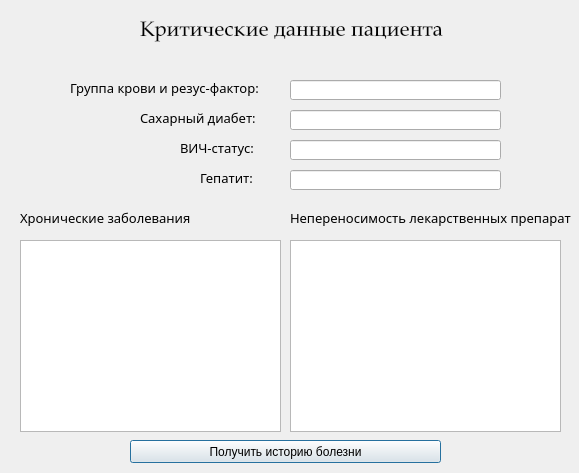
<?xml version="1.0" encoding="UTF-8"?>
<ui version="4.0">
 <class>read_half_data</class>
 <widget class="QDialog" name="read_half_data">
  <property name="geometry">
   <rect>
    <x>0</x>
    <y>0</y>
    <width>579</width>
    <height>473</height>
   </rect>
  </property>
  <property name="windowTitle">
   <string>Критические данные пациента</string>
  </property>
  <widget class="QLabel" name="title_label">
   <property name="geometry">
    <rect>
     <x>140</x>
     <y>0</y>
     <width>311</width>
     <height>61</height>
    </rect>
   </property>
   <property name="font">
    <font>
     <family>Palatino Linotype</family>
     <pointsize>16</pointsize>
    </font>
   </property>
   <property name="text">
    <string>Критические данные пациента</string>
   </property>
  </widget>
  <widget class="QLabel" name="AB0_Rh_label">
   <property name="geometry">
    <rect>
     <x>70</x>
     <y>80</y>
     <width>211</width>
     <height>16</height>
    </rect>
   </property>
   <property name="font">
    <font>
     <family>MV Boli</family>
     <pointsize>10</pointsize>
    </font>
   </property>
   <property name="text">
    <string>Группа крови и резус-фактор:</string>
   </property>
  </widget>
  <widget class="QLabel" name="SD_label">
   <property name="geometry">
    <rect>
     <x>140</x>
     <y>110</y>
     <width>141</width>
     <height>16</height>
    </rect>
   </property>
   <property name="font">
    <font>
     <family>MV Boli</family>
     <pointsize>10</pointsize>
    </font>
   </property>
   <property name="text">
    <string>Сахарный диабет:</string>
   </property>
  </widget>
  <widget class="QLabel" name="AID_label">
   <property name="geometry">
    <rect>
     <x>180</x>
     <y>140</y>
     <width>111</width>
     <height>16</height>
    </rect>
   </property>
   <property name="font">
    <font>
     <family>MV Boli</family>
     <pointsize>10</pointsize>
    </font>
   </property>
   <property name="text">
    <string>ВИЧ-статус:</string>
   </property>
  </widget>
  <widget class="QLabel" name="H_label">
   <property name="geometry">
    <rect>
     <x>200</x>
     <y>170</y>
     <width>61</width>
     <height>16</height>
    </rect>
   </property>
   <property name="font">
    <font>
     <family>MV Boli</family>
     <pointsize>10</pointsize>
    </font>
   </property>
   <property name="text">
    <string>Гепатит:</string>
   </property>
  </widget>
  <widget class="QLabel" name="HZ_label">
   <property name="geometry">
    <rect>
     <x>20</x>
     <y>210</y>
     <width>171</width>
     <height>16</height>
    </rect>
   </property>
   <property name="font">
    <font>
     <family>MV Boli</family>
     <pointsize>10</pointsize>
    </font>
   </property>
   <property name="text">
    <string>Хронические заболевания:</string>
   </property>
  </widget>
  <widget class="QLabel" name="AS_label">
   <property name="geometry">
    <rect>
     <x>290</x>
     <y>210</y>
     <width>281</width>
     <height>16</height>
    </rect>
   </property>
   <property name="font">
    <font>
     <family>MV Boli</family>
     <pointsize>10</pointsize>
    </font>
   </property>
   <property name="text">
    <string>Непереносимость лекарственных препаратов:</string>
   </property>
  </widget>
  <widget class="QListWidget" name="HZ_list">
   <property name="geometry">
    <rect>
     <x>20</x>
     <y>240</y>
     <width>261</width>
     <height>192</height>
    </rect>
   </property>
  </widget>
  <widget class="QListWidget" name="AS_list">
   <property name="geometry">
    <rect>
     <x>290</x>
     <y>240</y>
     <width>271</width>
     <height>192</height>
    </rect>
   </property>
  </widget>
  <widget class="QLineEdit" name="AB0_Rh_edit">
   <property name="geometry">
    <rect>
     <x>290</x>
     <y>80</y>
     <width>211</width>
     <height>20</height>
    </rect>
   </property>
  </widget>
  <widget class="QLineEdit" name="SD_edit">
   <property name="geometry">
    <rect>
     <x>290</x>
     <y>110</y>
     <width>211</width>
     <height>20</height>
    </rect>
   </property>
  </widget>
  <widget class="QLineEdit" name="AID_edit">
   <property name="geometry">
    <rect>
     <x>290</x>
     <y>140</y>
     <width>211</width>
     <height>20</height>
    </rect>
   </property>
  </widget>
  <widget class="QLineEdit" name="H_edit">
   <property name="geometry">
    <rect>
     <x>290</x>
     <y>170</y>
     <width>211</width>
     <height>20</height>
    </rect>
   </property>
  </widget>
  <widget class="QPushButton" name="Read_full">
   <property name="geometry">
    <rect>
     <x>130</x>
     <y>440</y>
     <width>311</width>
     <height>23</height>
    </rect>
   </property>
   <property name="text">
    <string>Получить историю болезни</string>
   </property>
  </widget>
 </widget>
 <resources/>
 <connections/>
</ui>
